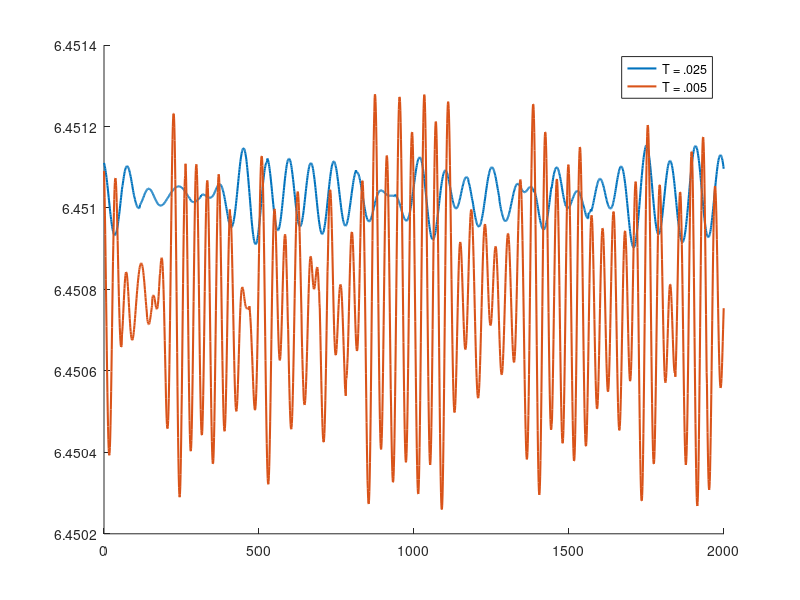

Reproduce this figure in MATLAB.
clear all, close all, clc


energy1 = importdata('Energy.dat');
energy2 = importdata('E005.dat');

hold on

plot(energy1(:,1), energy1(:,4), 'Linewidth',1.5);     %%TE
plot(energy2(:,1), energy2(:,4), 'Linewidth',1.5);     %%TE

legend('T = .025', 'T = .005');
